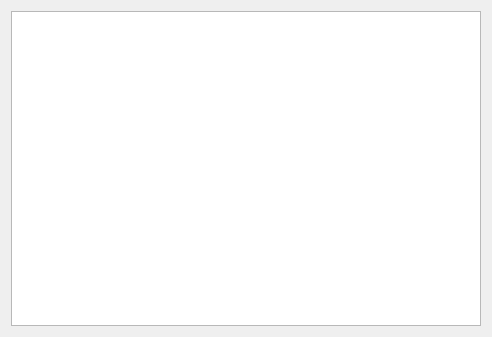
<?xml version="1.0" encoding="UTF-8"?>
<ui version="4.0">
 <class>RecipeListWidget</class>
 <widget class="QWidget" name="RecipeListWidget">
  <property name="geometry">
   <rect>
    <x>0</x>
    <y>0</y>
    <width>492</width>
    <height>337</height>
   </rect>
  </property>
  <property name="windowTitle">
   <string notr="true">Form</string>
  </property>
  <layout class="QVBoxLayout" name="verticalLayout">
   <item>
    <widget class="DSGUI::DSTableView" name="m_listViewRecipe"/>
   </item>
  </layout>
 </widget>
 <customwidgets>
  <customwidget>
   <class>DSGUI::DSTableView</class>
   <extends>QTableView</extends>
   <header location="global">TableView/tableview.h</header>
  </customwidget>
 </customwidgets>
 <resources/>
 <connections/>
</ui>
